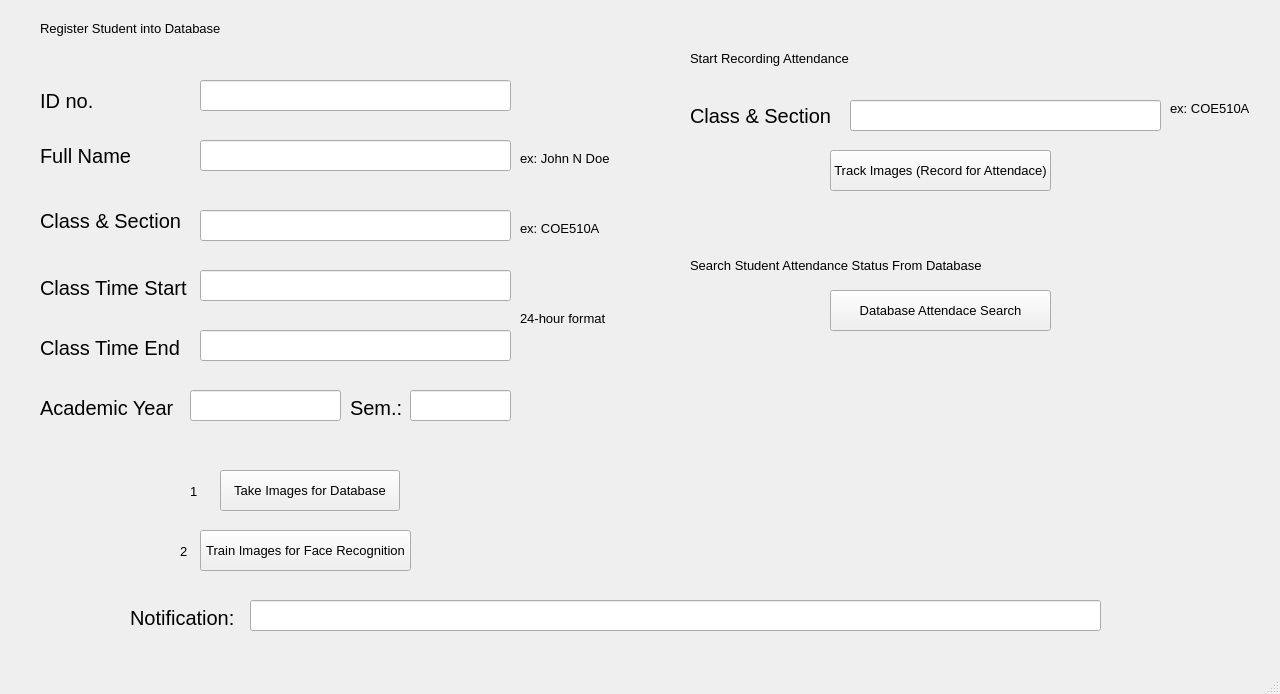
<?xml version="1.0" encoding="UTF-8"?>
<ui version="4.0">
 <class>MainWindow</class>
 <widget class="QMainWindow" name="MainWindow">
  <property name="enabled">
   <bool>true</bool>
  </property>
  <property name="geometry">
   <rect>
    <x>0</x>
    <y>0</y>
    <width>1280</width>
    <height>694</height>
   </rect>
  </property>
  <property name="windowTitle">
   <string>Face Recognition Attendance System</string>
  </property>
  <property name="whatsThis">
   <string/>
  </property>
  <property name="autoFillBackground">
   <bool>false</bool>
  </property>
  <property name="inputMethodHints">
   <set>Qt::ImhNone</set>
  </property>
  <property name="tabShape">
   <enum>QTabWidget::Rounded</enum>
  </property>
  <widget class="QWidget" name="centralwidget">
   <widget class="QLabel" name="label">
    <property name="geometry">
     <rect>
      <x>40</x>
      <y>90</y>
      <width>121</width>
      <height>21</height>
     </rect>
    </property>
    <property name="font">
     <font>
      <pointsize>15</pointsize>
     </font>
    </property>
    <property name="text">
     <string>ID no.</string>
    </property>
   </widget>
   <widget class="QLabel" name="label_2">
    <property name="geometry">
     <rect>
      <x>40</x>
      <y>140</y>
      <width>101</width>
      <height>31</height>
     </rect>
    </property>
    <property name="font">
     <font>
      <pointsize>15</pointsize>
     </font>
    </property>
    <property name="text">
     <string>Full Name</string>
    </property>
   </widget>
   <widget class="QLabel" name="label_3">
    <property name="geometry">
     <rect>
      <x>40</x>
      <y>210</y>
      <width>141</width>
      <height>21</height>
     </rect>
    </property>
    <property name="font">
     <font>
      <pointsize>15</pointsize>
     </font>
    </property>
    <property name="text">
     <string>Class &amp; Section</string>
    </property>
   </widget>
   <widget class="QLabel" name="label_4">
    <property name="geometry">
     <rect>
      <x>40</x>
      <y>280</y>
      <width>151</width>
      <height>16</height>
     </rect>
    </property>
    <property name="font">
     <font>
      <pointsize>15</pointsize>
     </font>
    </property>
    <property name="text">
     <string>Class Time Start</string>
    </property>
   </widget>
   <widget class="QLabel" name="label_5">
    <property name="geometry">
     <rect>
      <x>40</x>
      <y>340</y>
      <width>141</width>
      <height>16</height>
     </rect>
    </property>
    <property name="font">
     <font>
      <pointsize>15</pointsize>
     </font>
    </property>
    <property name="text">
     <string>Class Time End</string>
    </property>
   </widget>
   <widget class="QLabel" name="label_6">
    <property name="geometry">
     <rect>
      <x>130</x>
      <y>610</y>
      <width>111</width>
      <height>16</height>
     </rect>
    </property>
    <property name="font">
     <font>
      <pointsize>15</pointsize>
     </font>
    </property>
    <property name="text">
     <string>Notification:</string>
    </property>
   </widget>
   <widget class="QLineEdit" name="lineEdit_ID">
    <property name="geometry">
     <rect>
      <x>200</x>
      <y>80</y>
      <width>311</width>
      <height>31</height>
     </rect>
    </property>
    <property name="font">
     <font>
      <pointsize>15</pointsize>
     </font>
    </property>
    <property name="whatsThis">
     <string/>
    </property>
    <property name="accessibleName">
     <string extracomment="ID number"/>
    </property>
    <property name="autoFillBackground">
     <bool>false</bool>
    </property>
    <property name="inputMethodHints">
     <set>Qt::ImhNone</set>
    </property>
    <property name="text">
     <string/>
    </property>
   </widget>
   <widget class="QLineEdit" name="lineEdit_name">
    <property name="geometry">
     <rect>
      <x>200</x>
      <y>140</y>
      <width>311</width>
      <height>31</height>
     </rect>
    </property>
    <property name="font">
     <font>
      <pointsize>15</pointsize>
     </font>
    </property>
    <property name="text">
     <string/>
    </property>
   </widget>
   <widget class="QLineEdit" name="lineEdit_classSec">
    <property name="geometry">
     <rect>
      <x>200</x>
      <y>210</y>
      <width>311</width>
      <height>31</height>
     </rect>
    </property>
    <property name="font">
     <font>
      <pointsize>15</pointsize>
     </font>
    </property>
    <property name="text">
     <string/>
    </property>
   </widget>
   <widget class="QLineEdit" name="lineEdit_timeStart">
    <property name="geometry">
     <rect>
      <x>200</x>
      <y>270</y>
      <width>311</width>
      <height>31</height>
     </rect>
    </property>
    <property name="font">
     <font>
      <pointsize>15</pointsize>
     </font>
    </property>
    <property name="text">
     <string/>
    </property>
   </widget>
   <widget class="QLineEdit" name="lineEdit_timeEnd">
    <property name="geometry">
     <rect>
      <x>200</x>
      <y>330</y>
      <width>311</width>
      <height>31</height>
     </rect>
    </property>
    <property name="font">
     <font>
      <pointsize>15</pointsize>
     </font>
    </property>
    <property name="text">
     <string/>
    </property>
   </widget>
   <widget class="QLabel" name="label_7">
    <property name="geometry">
     <rect>
      <x>40</x>
      <y>20</y>
      <width>181</width>
      <height>16</height>
     </rect>
    </property>
    <property name="font">
     <font>
      <pointsize>10</pointsize>
     </font>
    </property>
    <property name="text">
     <string>Register Student into Database</string>
    </property>
   </widget>
   <widget class="QPushButton" name="btn_takeImg">
    <property name="geometry">
     <rect>
      <x>220</x>
      <y>470</y>
      <width>180</width>
      <height>41</height>
     </rect>
    </property>
    <property name="font">
     <font>
      <pointsize>10</pointsize>
     </font>
    </property>
    <property name="text">
     <string>Take Images for Database</string>
    </property>
   </widget>
   <widget class="QLineEdit" name="lineEdit_notif">
    <property name="geometry">
     <rect>
      <x>250</x>
      <y>600</y>
      <width>851</width>
      <height>31</height>
     </rect>
    </property>
    <property name="font">
     <font>
      <pointsize>15</pointsize>
     </font>
    </property>
    <property name="text">
     <string/>
    </property>
   </widget>
   <widget class="QLabel" name="label_8">
    <property name="geometry">
     <rect>
      <x>690</x>
      <y>100</y>
      <width>141</width>
      <height>31</height>
     </rect>
    </property>
    <property name="font">
     <font>
      <pointsize>15</pointsize>
     </font>
    </property>
    <property name="text">
     <string>Class &amp; Section</string>
    </property>
   </widget>
   <widget class="QLineEdit" name="lineEdit_timeTrackRec">
    <property name="geometry">
     <rect>
      <x>850</x>
      <y>100</y>
      <width>311</width>
      <height>31</height>
     </rect>
    </property>
    <property name="font">
     <font>
      <pointsize>15</pointsize>
     </font>
    </property>
    <property name="text">
     <string/>
    </property>
   </widget>
   <widget class="QLabel" name="label_9">
    <property name="geometry">
     <rect>
      <x>690</x>
      <y>50</y>
      <width>181</width>
      <height>16</height>
     </rect>
    </property>
    <property name="font">
     <font>
      <pointsize>10</pointsize>
     </font>
    </property>
    <property name="text">
     <string>Start Recording Attendance</string>
    </property>
   </widget>
   <widget class="QLabel" name="label_10">
    <property name="geometry">
     <rect>
      <x>520</x>
      <y>150</y>
      <width>91</width>
      <height>16</height>
     </rect>
    </property>
    <property name="font">
     <font>
      <pointsize>10</pointsize>
     </font>
    </property>
    <property name="text">
     <string>ex: John N Doe</string>
    </property>
   </widget>
   <widget class="QLabel" name="label_11">
    <property name="geometry">
     <rect>
      <x>520</x>
      <y>220</y>
      <width>91</width>
      <height>16</height>
     </rect>
    </property>
    <property name="font">
     <font>
      <pointsize>10</pointsize>
     </font>
    </property>
    <property name="text">
     <string>ex: COE510A</string>
    </property>
   </widget>
   <widget class="QLabel" name="label_12">
    <property name="geometry">
     <rect>
      <x>520</x>
      <y>310</y>
      <width>91</width>
      <height>16</height>
     </rect>
    </property>
    <property name="font">
     <font>
      <pointsize>10</pointsize>
     </font>
    </property>
    <property name="text">
     <string>24-hour format</string>
    </property>
   </widget>
   <widget class="QPushButton" name="btn_trackAtn">
    <property name="geometry">
     <rect>
      <x>830</x>
      <y>150</y>
      <width>221</width>
      <height>41</height>
     </rect>
    </property>
    <property name="font">
     <font>
      <pointsize>10</pointsize>
     </font>
    </property>
    <property name="text">
     <string>Track Images (Record for Attendace)</string>
    </property>
   </widget>
   <widget class="QPushButton" name="btn_trainImg">
    <property name="geometry">
     <rect>
      <x>200</x>
      <y>530</y>
      <width>211</width>
      <height>41</height>
     </rect>
    </property>
    <property name="font">
     <font>
      <pointsize>10</pointsize>
     </font>
    </property>
    <property name="text">
     <string>Train Images for Face Recognition</string>
    </property>
   </widget>
   <widget class="QLabel" name="label_13">
    <property name="geometry">
     <rect>
      <x>190</x>
      <y>480</y>
      <width>20</width>
      <height>23</height>
     </rect>
    </property>
    <property name="font">
     <font>
      <pointsize>10</pointsize>
     </font>
    </property>
    <property name="text">
     <string>1</string>
    </property>
   </widget>
   <widget class="QLabel" name="label_14">
    <property name="geometry">
     <rect>
      <x>180</x>
      <y>540</y>
      <width>16</width>
      <height>23</height>
     </rect>
    </property>
    <property name="font">
     <font>
      <pointsize>10</pointsize>
     </font>
    </property>
    <property name="text">
     <string>2</string>
    </property>
   </widget>
   <widget class="QLabel" name="label_15">
    <property name="geometry">
     <rect>
      <x>1170</x>
      <y>100</y>
      <width>91</width>
      <height>16</height>
     </rect>
    </property>
    <property name="font">
     <font>
      <pointsize>10</pointsize>
     </font>
    </property>
    <property name="text">
     <string>ex: COE510A</string>
    </property>
   </widget>
   <widget class="QLabel" name="label_16">
    <property name="geometry">
     <rect>
      <x>690</x>
      <y>250</y>
      <width>291</width>
      <height>31</height>
     </rect>
    </property>
    <property name="font">
     <font>
      <pointsize>10</pointsize>
     </font>
    </property>
    <property name="text">
     <string>Search Student Attendance Status From Database</string>
    </property>
   </widget>
   <widget class="QPushButton" name="btn_search">
    <property name="geometry">
     <rect>
      <x>830</x>
      <y>290</y>
      <width>221</width>
      <height>41</height>
     </rect>
    </property>
    <property name="font">
     <font>
      <pointsize>10</pointsize>
     </font>
    </property>
    <property name="text">
     <string>Database Attendace Search</string>
    </property>
   </widget>
   <widget class="QLabel" name="label_17">
    <property name="geometry">
     <rect>
      <x>40</x>
      <y>400</y>
      <width>141</width>
      <height>16</height>
     </rect>
    </property>
    <property name="font">
     <font>
      <pointsize>15</pointsize>
     </font>
    </property>
    <property name="text">
     <string>Academic Year</string>
    </property>
   </widget>
   <widget class="QLineEdit" name="lineEdit_acyear">
    <property name="geometry">
     <rect>
      <x>190</x>
      <y>390</y>
      <width>151</width>
      <height>31</height>
     </rect>
    </property>
    <property name="font">
     <font>
      <pointsize>15</pointsize>
     </font>
    </property>
    <property name="text">
     <string/>
    </property>
   </widget>
   <widget class="QLabel" name="label_18">
    <property name="geometry">
     <rect>
      <x>350</x>
      <y>400</y>
      <width>61</width>
      <height>16</height>
     </rect>
    </property>
    <property name="font">
     <font>
      <pointsize>15</pointsize>
     </font>
    </property>
    <property name="text">
     <string>Sem.:</string>
    </property>
   </widget>
   <widget class="QLineEdit" name="lineEdit_sem">
    <property name="geometry">
     <rect>
      <x>410</x>
      <y>390</y>
      <width>101</width>
      <height>31</height>
     </rect>
    </property>
    <property name="font">
     <font>
      <pointsize>15</pointsize>
     </font>
    </property>
    <property name="text">
     <string/>
    </property>
   </widget>
  </widget>
  <widget class="QMenuBar" name="menubar">
   <property name="geometry">
    <rect>
     <x>0</x>
     <y>0</y>
     <width>1280</width>
     <height>21</height>
    </rect>
   </property>
  </widget>
  <widget class="QStatusBar" name="statusbar">
   <property name="sizeGripEnabled">
    <bool>true</bool>
   </property>
  </widget>
 </widget>
 <resources/>
 <connections/>
</ui>
